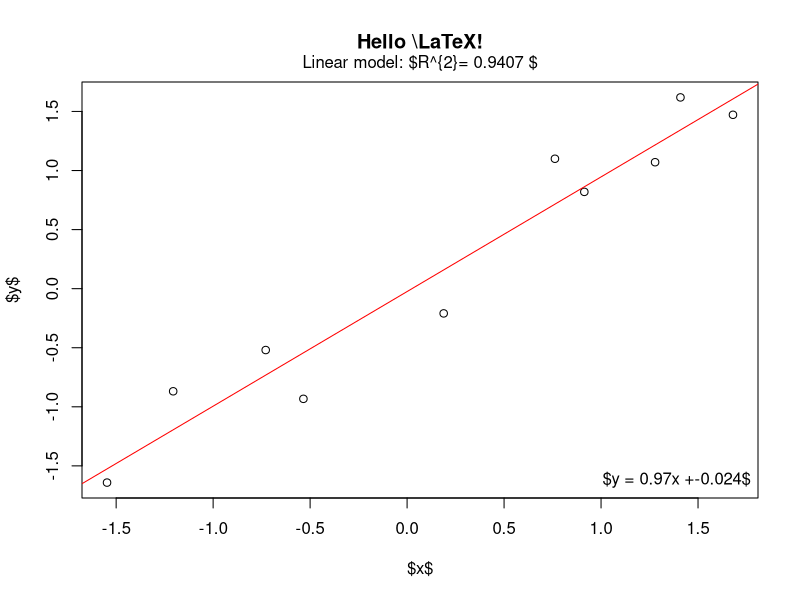

Write the R code that produced this figure.
## ---- chunk 1
knitr::opts_chunk$set(echo = TRUE)
options(tikzDefaultEngine = 'xetex')
## ---- chunk 2
x <- rnorm(10)
y <- x + rnorm(5, sd = 0.25)
model <- lm(y ~ x)
rsq <- summary(model)$r.squared
rsq <- signif(rsq, 4)
plot(x, y, main = "Hello \\LaTeX!", xlab = "$x$", ylab = "$y$")
abline(model, col = "red")
mtext(paste("Linear model: $R^{2}=", rsq, "$"), line = 0.5)
legend("bottomright", legend = paste("$y = ", round(coef(model)[2], 3),
  "x +", round(coef(model)[1], 3), "$",
  sep = ""
), bty = "n")
